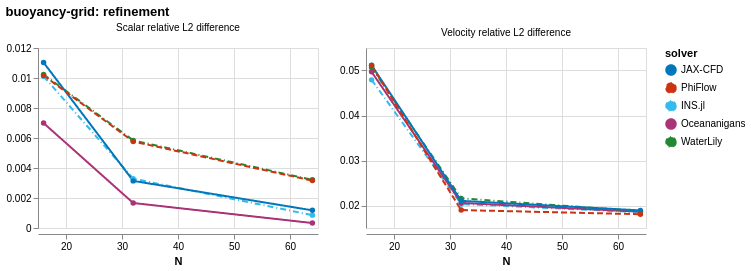

Express this chart as Vega-Lite.
### Vega-Lite specification from a JSON file in a GitHub repository (floating-point values rounded to 4 significant figures)
{"config": {"view": {"continuousWidth": 300, "continuousHeight": 300}}, "data": {"name": "data-d37d9038cd3522db3fe25969be62f0e9"}, "facet": {"field": "diagnostic", "title": null, "type": "nominal"}, "spec": {"mark": {"type": "line", "point": true}, "encoding": {"color": {"field": "solver", "scale": {"domain": ["JAX-CFD", "PhiFlow", "INS.jl", "Oceananigans", "WaterLily"], "range": ["#0077BB", "#CC3311", "#33BBEE", "#AA3377", "#228833"]}, "type": "nominal"}, "strokeDash": {"field": "solver", "scale": {"domain": ["JAX-CFD", "PhiFlow", "INS.jl", "Oceananigans", "WaterLily"], "range": [[1, 0], [6, 3], [6, 3, 1, 3], [1, 0], [6, 3, 1, 3]]}, "type": "nominal"}, "tooltip": [{"field": "solver", "type": "nominal"}, {"field": "diagnostic", "type": "nominal"}, {"field": "sweep", "type": "quantitative"}, {"field": "value", "format": ".5g", "type": "quantitative"}], "x": {"field": "sweep", "title": "N", "type": "quantitative"}, "y": {"axis": {"format": ".3~g"}, "field": "value", "scale": {"zero": false}, "title": null, "type": "quantitative"}}, "height": 180, "width": 280}, "columns": 3, "resolve": {"scale": {"y": "independent"}}, "title": "buoyancy-grid: refinement", "$schema": "https://vega.github.io/schema/vega-lite/v6.4.1.json", "datasets": {"data-d37d9038cd3522db3fe25969be62f0e9": [{"solver": "INS.jl", "sweep": 16.0, "diagnostic": "Velocity relative L2 difference", "value": 0.04792}, {"solver": "INS.jl", "sweep": 16.0, "diagnostic": "Scalar relative L2 difference", "value": 0.01011}, {"solver": "INS.jl", "sweep": 32.0, "diagnostic": "Velocity relative L2 difference", "value": 0.02032}, {"solver": "INS.jl", "sweep": 32.0, "diagnostic": "Scalar relative L2 difference", "value": 0.003288}, {"solver": "INS.jl", "sweep": 64.0, "diagnostic": "Velocity relative L2 difference", "value": 0.01852}, {"solver": "INS.jl", "sweep": 64.0, "diagnostic": "Scalar relative L2 difference", "value": 0.0008581}, {"solver": "Oceananigans", "sweep": 16.0, "diagnostic": "Velocity relative L2 difference", "value": 0.0497}, {"solver": "Oceananigans", "sweep": 16.0, "diagnostic": "Scalar relative L2 difference", "value": 0.006996}, {"solver": "Oceananigans", "sweep": 32.0, "diagnostic": "Velocity relative L2 difference", "value": 0.02058}, {"solver": "Oceananigans", "sweep": 32.0, "diagnostic": "Scalar relative L2 difference", "value": 0.001667}, {"solver": "Oceananigans", "sweep": 64.0, "diagnostic": "Velocity relative L2 difference", "value": 0.01861}, {"solver": "Oceananigans", "sweep": 64.0, "diagnostic": "Scalar relative L2 difference", "value": 0.0003299}, {"solver": "WaterLily", "sweep": 16.0, "diagnostic": "Velocity relative L2 difference", "value": 0.05069}, {"solver": "WaterLily", "sweep": 16.0, "diagnostic": "Scalar relative L2 difference", "value": 0.01023}, {"solver": "WaterLily", "sweep": 32.0, "diagnostic": "Velocity relative L2 difference", "value": 0.02158}, {"solver": "WaterLily", "sweep": 32.0, "diagnostic": "Scalar relative L2 difference", "value": 0.00584}, {"solver": "WaterLily", "sweep": 64.0, "diagnostic": "Velocity relative L2 difference", "value": 0.01872}, {"solver": "WaterLily", "sweep": 64.0, "diagnostic": "Scalar relative L2 difference", "value": 0.00321}, {"solver": "JAX-CFD", "sweep": 16.0, "diagnostic": "Velocity relative L2 difference", "value": 0.05116}, {"solver": "JAX-CFD", "sweep": 16.0, "diagnostic": "Scalar relative L2 difference", "value": 0.01103}, {"solver": "JAX-CFD", "sweep": 32.0, "diagnostic": "Velocity relative L2 difference", "value": 0.02103}, {"solver": "JAX-CFD", "sweep": 32.0, "diagnostic": "Scalar relative L2 difference", "value": 0.003142}, {"solver": "JAX-CFD", "sweep": 64.0, "diagnostic": "Velocity relative L2 difference", "value": 0.01891}, {"solver": "JAX-CFD", "sweep": 64.0, "diagnostic": "Scalar relative L2 difference", "value": 0.001177}, {"solver": "PhiFlow", "sweep": 16.0, "diagnostic": "Velocity relative L2 difference", "value": 0.05114}, {"solver": "PhiFlow", "sweep": 16.0, "diagnostic": "Scalar relative L2 difference", "value": 0.01017}, {"solver": "PhiFlow", "sweep": 32.0, "diagnostic": "Velocity relative L2 difference", "value": 0.01898}, {"solver": "PhiFlow", "sweep": 32.0, "diagnostic": "Scalar relative L2 difference", "value": 0.005766}, {"solver": "PhiFlow", "sweep": 64.0, "diagnostic": "Velocity relative L2 difference", "value": 0.01806}, {"solver": "PhiFlow", "sweep": 64.0, "diagnostic": "Scalar relative L2 difference", "value": 0.003159}]}, "usermeta": {"renderer": "svg"}}
